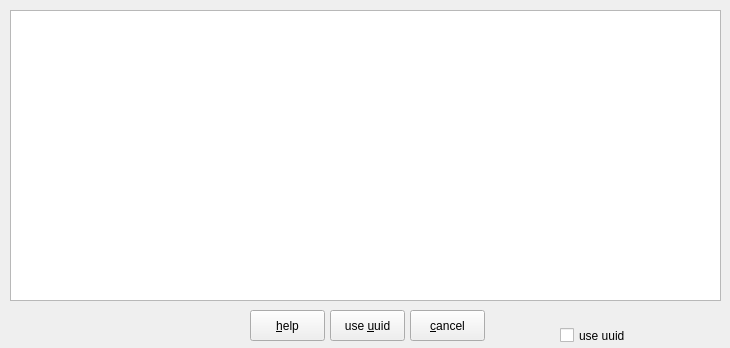
<?xml version="1.0" encoding="UTF-8"?>
<ui version="4.0">
<class>openvolume</class>
<widget class="QDialog" name="openvolume">
  <property name="windowModality">
   <enum>Qt::ApplicationModal</enum>
  </property>
  <property name="geometry">
   <rect>
    <x>0</x>
    <y>0</y>
    <width>730</width>
    <height>348</height>
   </rect>
  </property>
  <property name="windowTitle">
   <string>select a partition to open</string>
  </property>
  <property name="modal">
   <bool>true</bool>
  </property>
  <widget class="QTableWidget" name="tableWidget">
   <property name="geometry">
    <rect>
     <x>10</x>
     <y>10</y>
     <width>711</width>
     <height>291</height>
    </rect>
   </property>
   <property name="editTriggers">
    <set>QAbstractItemView::NoEditTriggers</set>
   </property>
   <property name="tabKeyNavigation">
    <bool>false</bool>
   </property>
   <property name="showDropIndicator" stdset="0">
    <bool>false</bool>
   </property>
   <property name="dragDropOverwriteMode">
    <bool>false</bool>
   </property>
   <property name="selectionMode">
    <enum>QAbstractItemView::NoSelection</enum>
   </property>
   <property name="selectionBehavior">
    <enum>QAbstractItemView::SelectRows</enum>
   </property>
   <property name="showGrid">
    <bool>false</bool>
   </property>
   <property name="columnCount">
    <number>5</number>
   </property>
   <attribute name="horizontalHeaderVisible">
    <bool>false</bool>
   </attribute>
   <attribute name="verticalHeaderVisible">
    <bool>false</bool>
   </attribute>
   <column>
    <property name="text">
     <string>partition</string>
    </property>
    <property name="textAlignment">
     <set>AlignHCenter|AlignVCenter|AlignCenter</set>
    </property>
   </column>
   <column>
    <property name="text">
     <string>size</string>
    </property>
    <property name="textAlignment">
     <set>AlignHCenter|AlignVCenter|AlignCenter</set>
    </property>
   </column>
   <column>
    <property name="text">
     <string>label</string>
    </property>
    <property name="textAlignment">
     <set>AlignHCenter|AlignVCenter|AlignCenter</set>
    </property>
   </column>
   <column>
    <property name="text">
     <string>type</string>
    </property>
    <property name="textAlignment">
     <set>AlignHCenter|AlignVCenter|AlignCenter</set>
    </property>
   </column>
   <column>
    <property name="text">
     <string>uuid</string>
    </property>
    <property name="textAlignment">
     <set>AlignHCenter|AlignVCenter|AlignCenter</set>
    </property>
   </column>
  </widget>
  <widget class="QCheckBox" name="checkBoxUUID">
   <property name="enabled">
    <bool>true</bool>
   </property>
   <property name="geometry">
    <rect>
     <x>560</x>
     <y>320</y>
     <width>71</width>
     <height>31</height>
    </rect>
   </property>
   <property name="text">
    <string>use uuid</string>
   </property>
  </widget>
  <widget class="QPushButton" name="pbHelp">
   <property name="geometry">
    <rect>
     <x>250</x>
     <y>310</y>
     <width>75</width>
     <height>31</height>
    </rect>
   </property>
   <property name="text">
    <string>&amp;help</string>
   </property>
   <property name="autoDefault">
    <bool>false</bool>
   </property>
  </widget>
  <widget class="QPushButton" name="pbUUID">
   <property name="geometry">
    <rect>
     <x>330</x>
     <y>310</y>
     <width>75</width>
     <height>31</height>
    </rect>
   </property>
   <property name="text">
    <string>use &amp;uuid</string>
   </property>
   <property name="autoDefault">
    <bool>false</bool>
   </property>
  </widget>
  <widget class="QPushButton" name="pbCancel">
   <property name="geometry">
    <rect>
     <x>410</x>
     <y>310</y>
     <width>75</width>
     <height>31</height>
    </rect>
   </property>
   <property name="text">
    <string>&amp;cancel</string>
   </property>
   <property name="autoDefault">
    <bool>false</bool>
   </property>
   <property name="default">
    <bool>false</bool>
   </property>
  </widget>
 </widget>
 <tabstops>
  <tabstop>tableWidget</tabstop>
  <tabstop>checkBoxUUID</tabstop>
 </tabstops>
 <resources/>
 <connections/>
</ui>
